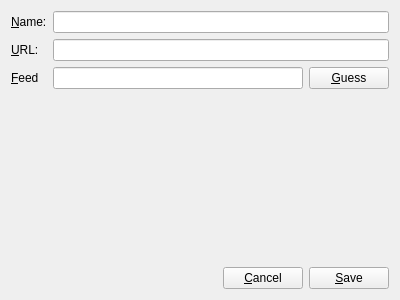
<?xml version="1.0" encoding="UTF-8"?>
<ui version="4.0">
 <class>Form</class>
 <widget class="QWidget" name="Form">
  <property name="geometry">
   <rect>
    <x>0</x>
    <y>0</y>
    <width>400</width>
    <height>300</height>
   </rect>
  </property>
  <property name="windowTitle">
   <string>Form</string>
  </property>
  <layout class="QVBoxLayout" name="verticalLayout">
   <item>
    <layout class="QFormLayout" name="formLayout">
     <item row="0" column="0">
      <widget class="QLabel" name="label">
       <property name="text">
        <string>&amp;Name:</string>
       </property>
       <property name="buddy">
        <cstring>name</cstring>
       </property>
      </widget>
     </item>
     <item row="0" column="1">
      <widget class="QLineEdit" name="name"/>
     </item>
     <item row="1" column="0">
      <widget class="QLabel" name="label_2">
       <property name="text">
        <string>&amp;URL:</string>
       </property>
       <property name="buddy">
        <cstring>url</cstring>
       </property>
      </widget>
     </item>
     <item row="1" column="1">
      <widget class="QLineEdit" name="url"/>
     </item>
     <item row="2" column="0">
      <widget class="QLabel" name="label_3">
       <property name="text">
        <string>&amp;Feed</string>
       </property>
       <property name="buddy">
        <cstring>xmlurl</cstring>
       </property>
      </widget>
     </item>
     <item row="2" column="1">
      <layout class="QHBoxLayout" name="horizontalLayout">
       <item>
        <widget class="QLineEdit" name="xmlurl"/>
       </item>
       <item>
        <widget class="QPushButton" name="guess">
         <property name="text">
          <string>&amp;Guess</string>
         </property>
        </widget>
       </item>
      </layout>
     </item>
    </layout>
   </item>
   <item>
    <spacer name="verticalSpacer">
     <property name="orientation">
      <enum>Qt::Vertical</enum>
     </property>
     <property name="sizeHint" stdset="0">
      <size>
       <width>20</width>
       <height>40</height>
      </size>
     </property>
    </spacer>
   </item>
   <item>
    <layout class="QHBoxLayout" name="horizontalLayout_2">
     <item>
      <spacer name="horizontalSpacer">
       <property name="orientation">
        <enum>Qt::Horizontal</enum>
       </property>
       <property name="sizeHint" stdset="0">
        <size>
         <width>40</width>
         <height>20</height>
        </size>
       </property>
      </spacer>
     </item>
     <item>
      <widget class="QPushButton" name="pushButton">
       <property name="text">
        <string>&amp;Cancel</string>
       </property>
      </widget>
     </item>
     <item>
      <widget class="QPushButton" name="done">
       <property name="text">
        <string>&amp;Save</string>
       </property>
      </widget>
     </item>
    </layout>
   </item>
  </layout>
 </widget>
 <resources/>
 <connections/>
</ui>
